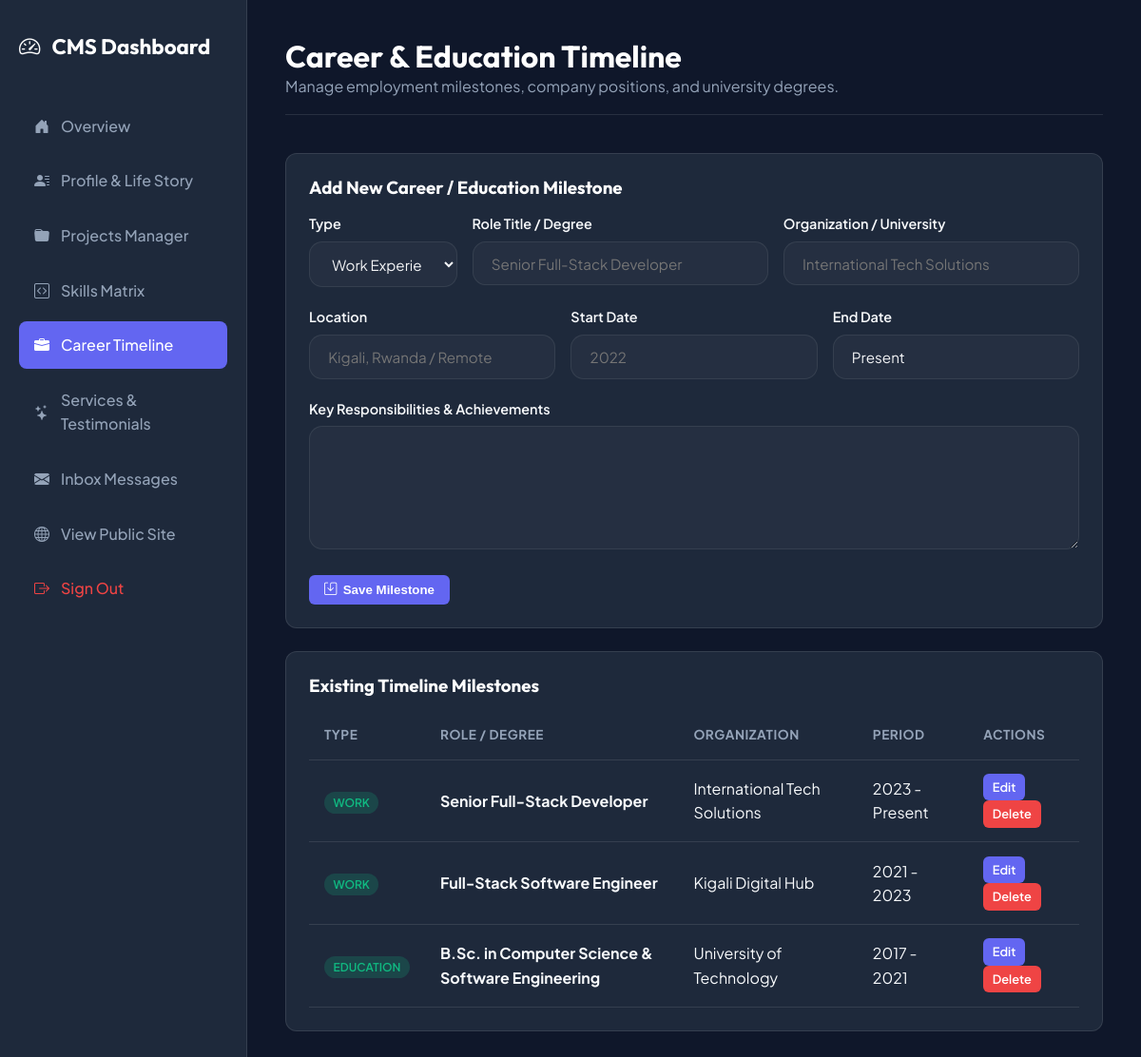
/admin/experience.php (signed in), run on the app's committed database.
### tables this page shows
CREATE TABLE IF NOT EXISTS experiences (
    id INT AUTO_INCREMENT PRIMARY KEY,
    type ENUM('work', 'education') DEFAULT 'work',
    role_title VARCHAR(120) NOT NULL,
    organization VARCHAR(120) NOT NULL,
    location VARCHAR(100),
    start_date VARCHAR(30) NOT NULL,
    end_date VARCHAR(30) DEFAULT 'Present',
    is_current TINYINT(1) DEFAULT 0,
    description TEXT NOT NULL,
    sort_order INT DEFAULT 0
);

### includes/functions.php (called while the page is built, shortened)
<?php
function sanitize($data) {
    return htmlspecialchars(trim($data), ENT_QUOTES, 'UTF-8');
}

### admin/experience.php (the view, shortened to what this page needs)
<?php
require_once __DIR__ . '/../includes/functions.php';
$db = getDB();
$editExp = null;
$expStmt = $db->query("SELECT * FROM experiences ORDER BY sort_order ASC, id DESC");
$experiences = $expStmt->fetchAll();
?>
<!DOCTYPE html>
<html lang="en">
<head>
    <link rel="stylesheet" href="../assets/css/style.css">
    <link rel="stylesheet" href="../assets/css/admin.css">
</head>
<body class="admin-body">
    <aside class="admin-sidebar">
        <div class="admin-brand"><i class="bi bi-speedometer2"></i> CMS Dashboard</div>
        <ul class="admin-nav">
            <li><a href="index.php"><i class="bi bi-house-door-fill"></i> Overview</a></li>
            <li><a href="profile.php"><i class="bi bi-person-lines-fill"></i> Profile & Life Story</a></li>
            <li><a href="projects.php"><i class="bi bi-folder-fill"></i> Projects Manager</a></li>
            <li><a href="skills.php"><i class="bi bi-code-square"></i> Skills Matrix</a></li>
            <li><a href="experience.php" class="active"><i class="bi bi-briefcase-fill"></i> Career Timeline</a></li>
            <li><a href="services.php"><i class="bi bi-stars"></i> Services & Testimonials</a></li>
            <li><a href="messages.php"><i class="bi bi-envelope-fill"></i> Inbox Messages</a></li>
            <li style="margin-top: auto;"><a href="../index.php" target="_blank"><i class="bi bi-globe"></i> View Public Site</a></li>
            <li><a href="logout.php" style="color: #ef4444;"><i class="bi bi-box-arrow-right"></i> Sign Out</a></li>
        </ul>
    </aside>
    <main class="admin-main">
        <div class="admin-header">
            <div>
                <h1>Career & Education Timeline</h1>
                <p style="color: var(--admin-muted);">Manage employment milestones, company positions, and university degrees.</p>
            </div>
        </div>
        <div class="admin-card">
            <h3><?php echo $editExp ? 'Edit Timeline Entry' : 'Add New Career / Education Milestone'; ?></h3>
            <form method="POST" action="experience.php" style="margin-top: 1rem;">
                <div style="display: grid; grid-template-columns: 1fr 2fr 2fr; gap: 1rem;">
                    <div class="form-group">
                        <label class="form-label">Type</label>
                        <select name="type" class="form-control">
                            <option value="work" <?php echo ($editExp['type'] ?? '') === 'work' ? 'selected' : ''; ?>>Work Experience</option>
                        </select>
                    </div>
                    <div class="form-group">
                        <label class="form-label">Role Title / Degree</label>
                        <input type="text" name="role_title" class="form-control" placeholder="Senior Full-Stack Developer" value="<?php echo sanitize($editExp['role_title'] ?? ''); ?>" required>
                    </div>
                    <div class="form-group">
                        <label class="form-label">Organization / University</label>
                        <input type="text" name="organization" class="form-control" placeholder="International Tech Solutions" value="<?php echo sanitize($editExp['organization'] ?? ''); ?>" required>
                    </div>
                </div>
                <div style="display: grid; grid-template-columns: 1fr 1fr 1fr; gap: 1rem;">
                    <div class="form-group">
                        <label class="form-label">Location</label>
                        <input type="text" name="location" class="form-control" placeholder="Kigali, Rwanda / Remote" value="<?php echo sanitize($editExp['location'] ?? ''); ?>">
                    </div>
                    <div class="form-group">
                        <label class="form-label">Start Date</label>
                        <input type="text" name="start_date" class="form-control" placeholder="2022" value="<?php echo sanitize($editExp['start_date'] ?? ''); ?>" required>
                    </div>
                    <div class="form-group">
                        <label class="form-label">End Date</label>
                        <input type="text" name="end_date" class="form-control" placeholder="Present" value="<?php echo sanitize($editExp['end_date'] ?? 'Present'); ?>">
                    </div>
                </div>
                <div class="form-group">
                    <label class="form-label">Key Responsibilities & Achievements</label>
                    <textarea name="description" class="form-control" rows="3" required><?php echo sanitize($editExp['description'] ?? ''); ?></textarea>
                </div>
                <button type="submit" class="admin-btn admin-btn-primary"><i class="bi bi-save"></i> Save Milestone</button>
            </form>
        </div>
        <div class="admin-card">
            <h3>Existing Timeline Milestones</h3>
            <div class="table-responsive">
                <table class="admin-table">
                    <thead>
                        <tr>
                            <th>Type</th>
                            <th>Role / Degree</th>
                            <th>Organization</th>
                            <th>Period</th>
                            <th>Actions</th>
                        </tr>
                    </thead>
                    <tbody>
                        <?php foreach ($experiences as $ex): ?>
                            <tr>
                                <td><span class="badge-status badge-read"><?php echo strtoupper(sanitize($ex['type'])); ?></span></td>
                                <td><strong><?php echo sanitize($ex['role_title']); ?></strong></td>
                                <td><?php echo sanitize($ex['organization']); ?></td>
                                <td><?php echo sanitize($ex['start_date']); ?> - <?php echo sanitize($ex['end_date']); ?></td>
                                <td>
                                    <a href="experience.php?action=edit&id=<?php echo $ex['id']; ?>" class="admin-btn admin-btn-primary admin-btn-sm">Edit</a>
                                    <a href="experience.php?action=delete&id=<?php echo $ex['id']; ?>" onclick="return confirm('Delete this timeline item?');" class="admin-btn admin-btn-danger admin-btn-sm">Delete</a>
                                </td>
                            </tr>
                        <?php endforeach; ?>
                    </tbody>
                </table>
            </div>
        </div>
    </main>
</body>
</html>

### assets/css/style.css (style rules this page uses)
:root { --bg-primary: #0a0d14; --bg-secondary: #121824; --bg-card: rgba(18, 24, 38, 0.7); --bg-glass: rgba(255, 255, 255, 0.03); --border-color: rgba(255, 255, 255, 0.08); --border-hover: rgba(99, 102, 241, 0.4); --text-main: #f3f4f6; --text-muted: #9ca3af; --text-heading: #ffffff; --accent-indigo: #6366f1; --accent-cyan: #06b6d4; --accent-purple: #8b5cf6; --accent-emerald: #10b981; --gradient-primary: linear-gradient(135deg, #6366f1 0%, #8b5cf6 50%, #06b6d4 100%); --gradient-card: linear-gradient(180deg, rgba(255, 255, 255, 0.05) 0%, rgba(255, 255, 255, 0.01) 100%); --gradient-glow: radial-gradient(circle at 50% 0%, rgba(99, 102, 241, 0.15), transparent 70%); --font-heading: 'Outfit', sans-serif; --font-body: 'Plus Jakarta Sans', sans-serif; --font-code: 'Fira Code', monospace; --radius-sm: 8px; --radius-md: 14px; --radius-lg: 24px; --radius-full: 9999px; --shadow-glass: 0 8px 32px 0 rgba(0, 0, 0, 0.37); --shadow-glow: 0 0 25px rgba(99, 102, 241, 0.3); --transition: all 0.3s cubic-bezier(0.4, 0, 0.2, 1); }
*, *::before, *::after { box-sizing: border-box; margin: 0; padding: 0; }
html { scroll-behavior: smooth; font-size: 16px; }
body { background-color: var(--bg-primary); color: var(--text-main); font-family: var(--font-body); line-height: 1.6; overflow-x: hidden; transition: background-color 0.3s ease, color 0.3s ease; }
h1, h2, h3, h4, h5, h6 { font-family: var(--font-heading); color: var(--text-heading); font-weight: 700; line-height: 1.2; }
a { color: var(--accent-indigo); text-decoration: none; transition: var(--transition); }
.form-group { margin-bottom: 1.25rem; }
.form-label { display: block; font-size: 0.9rem; font-weight: 600; margin-bottom: 0.4rem; }
.form-control { width: 100%; background: var(--bg-glass); border: 1px solid var(--border-color); border-radius: var(--radius-md); padding: 0.8rem 1.2rem; color: var(--text-main); font-family: var(--font-body); font-size: 0.95rem; outline: none; transition: var(--transition); }
textarea.form-control { min-height: 130px; resize: vertical; }

### assets/css/admin.css (style rules this page uses)
:root { --admin-bg: #0f172a; --admin-sidebar: #1e293b; --admin-card: #1e293b; --admin-border: rgba(255, 255, 255, 0.1); --admin-text: #f8fafc; --admin-muted: #94a3b8; --admin-accent: #6366f1; }
body.admin-body { background-color: var(--admin-bg); color: var(--admin-text); font-family: 'Plus Jakarta Sans', sans-serif; display: flex; min-height: 100vh; margin: 0; }
.admin-sidebar { width: 260px; background: var(--admin-sidebar); border-right: 1px solid var(--admin-border); padding: 2rem 1.25rem; display: flex; flex-direction: column; }
.admin-brand { font-family: 'Outfit', sans-serif; font-size: 1.4rem; font-weight: 700; margin-bottom: 2.5rem; color: #ffffff; display: flex; align-items: center; gap: 0.75rem; }
.admin-nav { list-style: none; padding: 0; margin: 0; display: flex; flex-direction: column; gap: 0.5rem; }
.admin-nav a { display: flex; align-items: center; gap: 0.75rem; padding: 0.75rem 1rem; color: var(--admin-muted); border-radius: 8px; text-decoration: none; font-weight: 500; transition: all 0.2s ease; }
.admin-nav a:hover, .admin-nav a.active { background: var(--admin-accent); color: #ffffff; }
.admin-main { flex: 1; padding: 2.5rem; overflow-y: auto; }
.admin-header { display: flex; justify-content: space-between; align-items: center; margin-bottom: 2.5rem; padding-bottom: 1rem; border-bottom: 1px solid var(--admin-border); }
.admin-card { background: var(--admin-card); border: 1px solid var(--admin-border); border-radius: 12px; padding: 1.5rem; margin-bottom: 1.5rem; }
.table-responsive { width: 100%; overflow-x: auto; }
.admin-table { width: 100%; border-collapse: collapse; margin-top: 1rem; }
.admin-table th, .admin-table td { padding: 0.9rem 1rem; text-align: left; border-bottom: 1px solid var(--admin-border); }
.admin-table th { color: var(--admin-muted); font-size: 0.85rem; text-transform: uppercase; letter-spacing: 0.5px; }
.badge-status { padding: 0.25rem 0.6rem; border-radius: 20px; font-size: 0.75rem; font-weight: 600; }
.badge-read { background: rgba(16, 185, 129, 0.2); color: #10b981; }
.admin-btn { padding: 0.5rem 1rem; border-radius: 6px; border: none; cursor: pointer; font-weight: 600; text-decoration: none; display: inline-flex; align-items: center; gap: 0.4rem; }
.admin-btn-primary { background: var(--admin-accent); color: #ffffff; }
.admin-btn-danger { background: #ef4444; color: #ffffff; }
.admin-btn-sm { padding: 0.25rem 0.6rem; font-size: 0.8rem; }

### data on the page
experiences: type "WORK", role_title "Senior Full-Stack Developer", organization "International Tech Solutions", start_date "2023", end_date "Present"
experiences: type "WORK", role_title "Full-Stack Software Engineer", organization "Kigali Digital Hub", start_date "2021", end_date "2023"
experiences: type "EDUCATION", role_title "B.Sc. in Computer Science & Software Engineering", organization "University of Technology", start_date "2017", end_date "2021"
